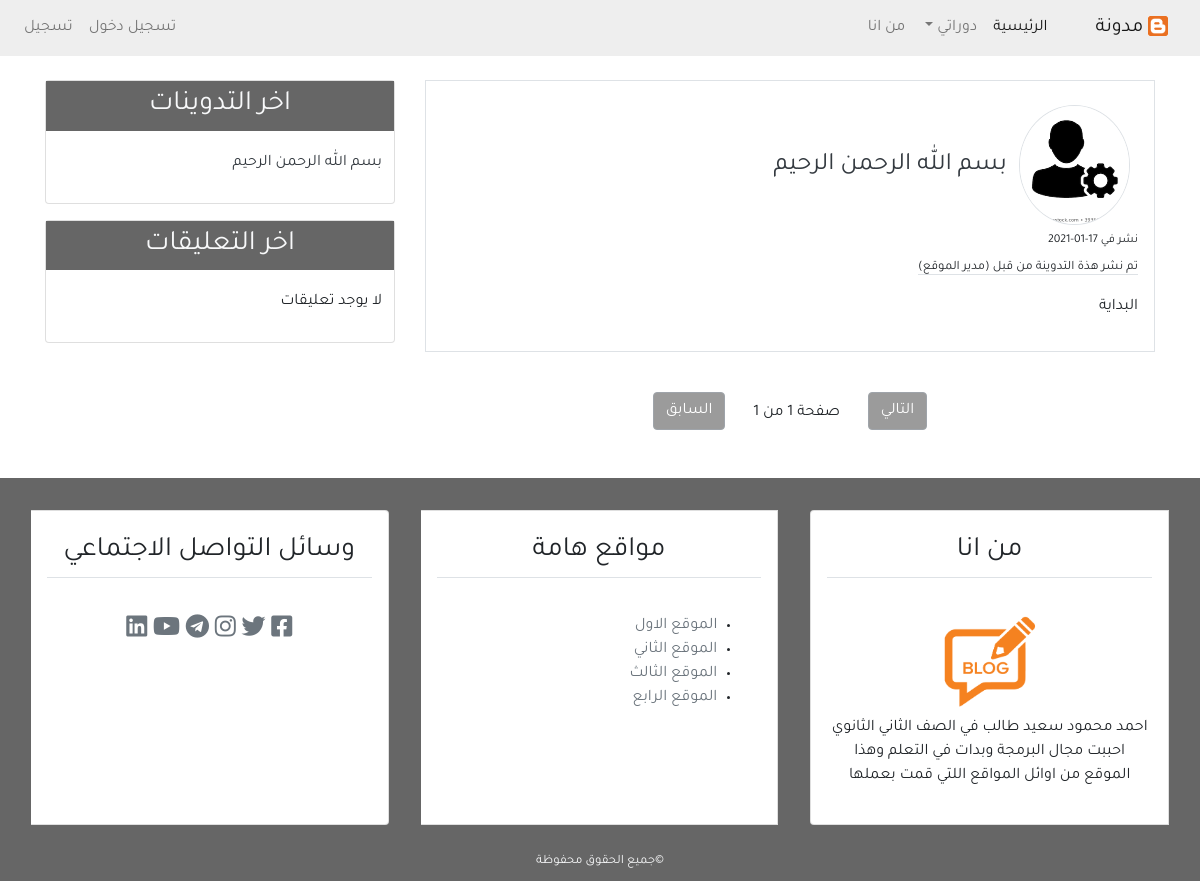
The page / on the database its author committed.
### blog/models.py (models this page shows, shortened)
class post(models.Model):
    title = models.CharField(max_length=100)
    content = models.TextField()
    post_date = models.DateTimeField(default=timezone.now)
    post_update = models.DateTimeField(auto_now=True)
    author = models.ForeignKey(User, on_delete=models.CASCADE)
    class Meta():
        ordering = ('-post_date',)

### user/models.py (models this page shows, shortened)
class Profile(models.Model):
    image = models.ImageField(default='defalte.png', upload_to='profile_pick')
    user = models.OneToOneField(User , on_delete=models.CASCADE)

### blog/views.py (the view)
# urls.py: path('',views.home,name='home'),
def home(request):
    posts = post.objects.all()
    paginator = Paginator(posts, 6)
    page = request.GET.get('page')
    try:
        posts= paginator.page(page)
    except PageNotAnInteger:
        posts= paginator.page(1)
    except EmptyPage:
        posts= paginator.page(paginator.num_page)
    context ={
        'title':'الصفحة الرئيسية',
        'posts': posts,
        'page':page,
    }
    return render(request, 'blog/index.html',context)

### blog/templatetags/post_tag.py (called while the page is built)
@register.inclusion_tag('blog/latest_posts.html')
def latest_posts():
    context ={
        'l_posts':post.objects.all()[0:5]
    }
    return context

@register.inclusion_tag('blog/latest_comments.html')
def latest_comments():
    context={
    'l_comments': comment.objects.filter(active=True)[0:5]
    }
    return context

### blog/templates/blog/index.html (shortened to what this page needs)
{% extends 'blog/base.html'%}
{% load static %}
{% block content %}
{% for post in posts %}
    <div class="border p-3 mb-3">
        <img  class="img-fluid rounded-circle border m-2" src="{{post.author.profile.image.url}}" alt="صورة الناشر" style="width=120px; height:120px" >
        <span class="text-secondary" style="font-size: 25px;"><a class="text-dark" href="{% url 'detail' post.id %}">{{post.title}}</a></span>
        <div>
        <h3 style="font-size: 12px;">نشر في {{post.post_date|date:'d-m-Y'}}</h3>
        <small class="border-bottom mb-3">تم نشر هذة التدوينة من قبل ({{post.author.first_name}} {{post.author.last_name}})</small>
        </div>
        {% if post.content|length > 1000 %}
        <p class="mt-3">{{post.content|slice:'1245'}}...</p>
        {% else %}
        <p class="mt-3">{{post.content}}</p>
        {% endif %}
    </div>
{% endfor %}
{% include "blog/pagination.html" with page=posts%}
{% endblock content %}

### blog/templates/blog/latest_posts.html
<ul class="list-group-flush latest-post">
    {% for post in l_posts %}
        <li class="list-group-item latest-post-item">
        <a href="{% url 'detail' post.id %}" class="text-dark">{{post.title}}</a>
        </li>
    {% endfor %}
</ul>

### blog/static/blog/css/main.css (style rules this page uses)
html,body { direction: rtl; text-align: right; }
body { font-family: 'Tajawal', sans-serif; }
.latest-post, .latest-comment { padding: 0 15px; }
.latest-post, .latest-post-item, .latest-comment, .latest-comment-item { padding: 6px; }
.latest-post li:first-child, .latest-comment li:first-child { border-top: 0; }
.latest-post li:last-child, .latest-comment li:last-child { border-bottom: 0; padding-bottom: }

### rows shown on the page
post: author.profile.image (picture), title "بسم الله الرحمن الرحيم", post_date "17-01-2021", author.first_name "مدير", author.last_name "الموقع", content "البداية"

### other values the page prints
{{ page.paginator.num_pages }} "1"
